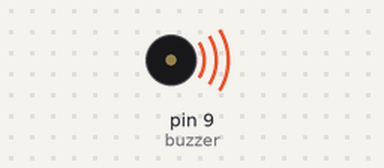
Bench run of a sketch on a simulated Arduino Uno, built with avr-gcc and run on an emulated ATmega328P. Parts: buzzer (waves = sounding).

Above: at 0.5 s.
Timing chart, 0 to 4.6 s (numbered marks = the images above):
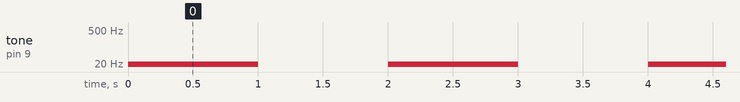

Measured:
- by itself, tone on pin 9 (buzzer): alternates 1 Hz for 1.0 s and silent for 1.0 s

The sketch:

buzzer.ino
```cpp
const int buzzer = 9;

void setup() {
  pinMode (buzzer, OUTPUT);
}

void loop() {

  tone(buzzer, 1);
  delay(1000);
  noTone(buzzer);
  delay(1000);

}
```
